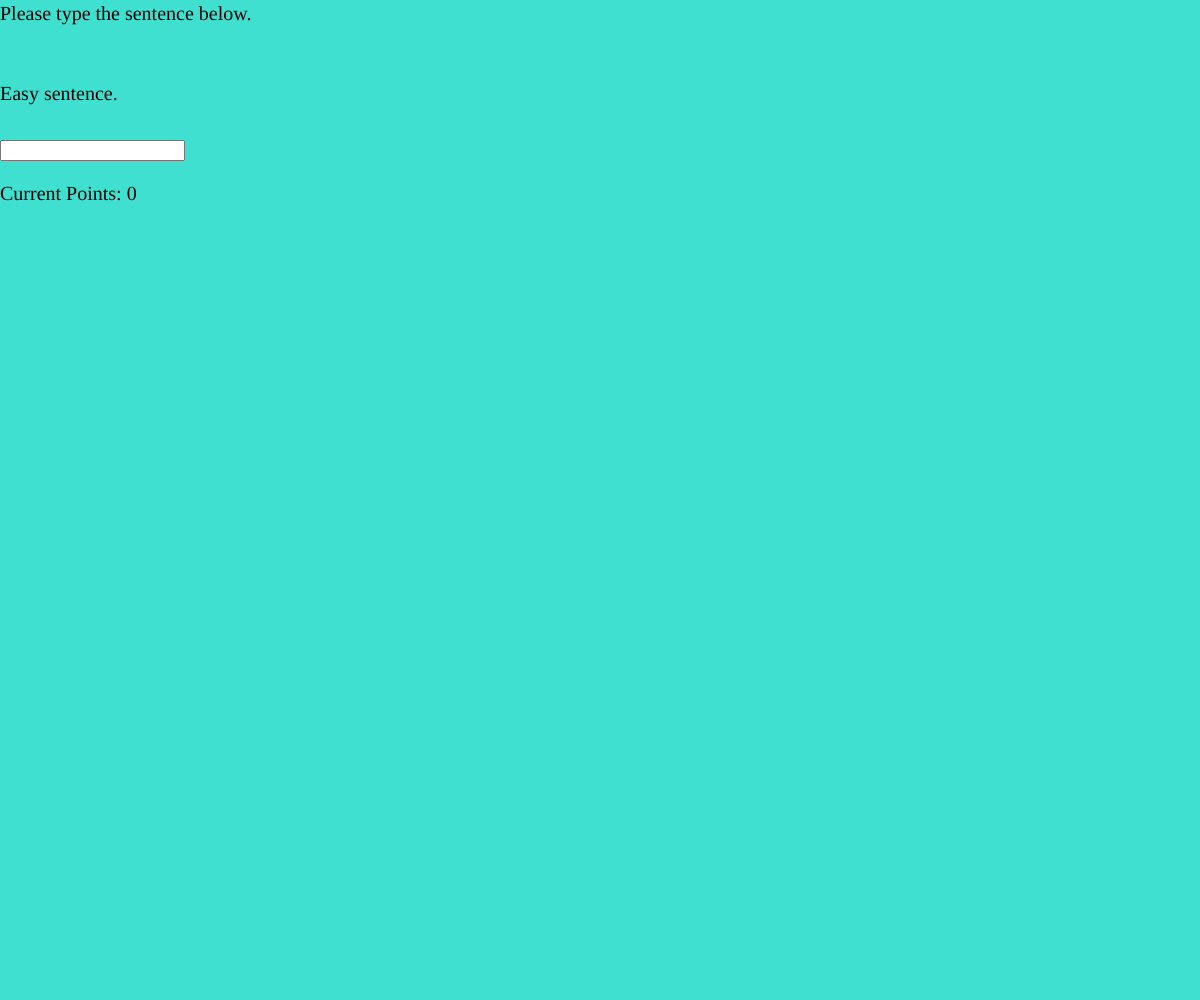
Frame 1 (no input)
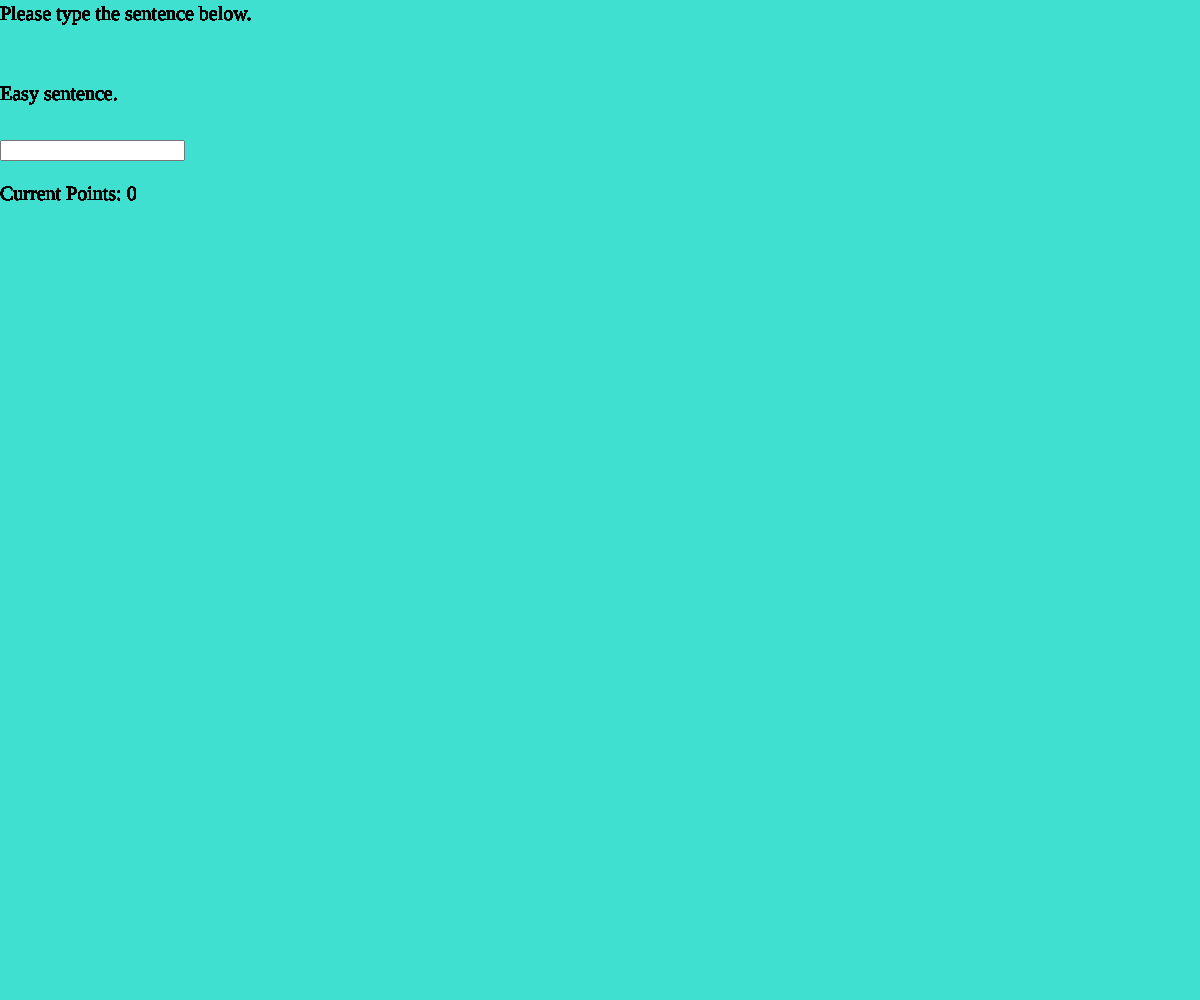
Frame 60 (no input)
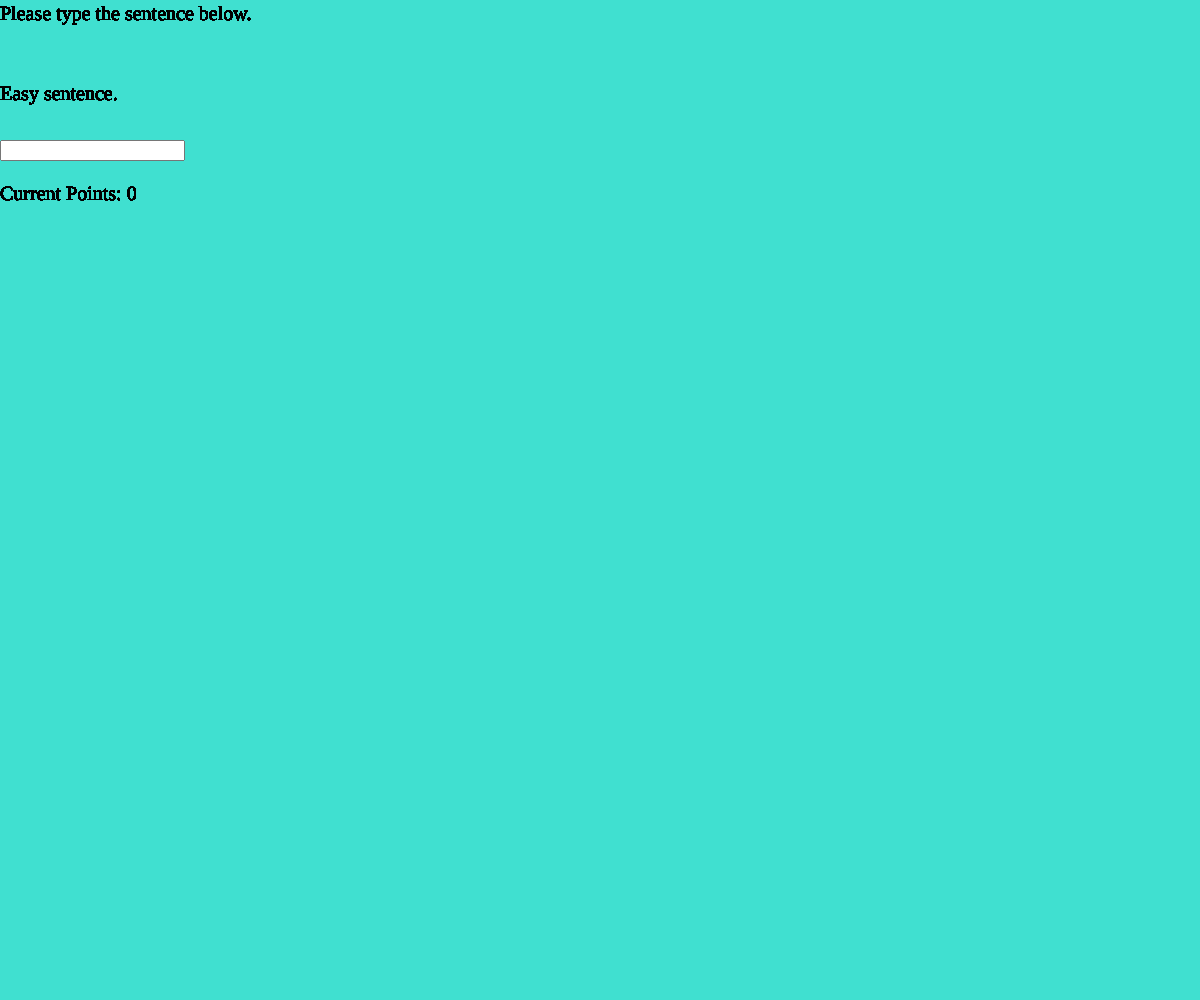
Frame 120 (the mouse pressed at the canvas centre since frame 60)

The p5.js sketch that drew these frames (run headless with seeded random() and noise() and a simulated clock; from frame 60 on, the mouse is pressed at the canvas centre):

// p5.js sketch
// ── sketch.js
 function setup() {
    createCanvas(windowWidth,windowHeight);
    background('turquoise');
    var inp = createInput('', "text"); 
    inp.position(0,140)
    inp.input(myInputEvent);
     
}


var points = 0
var sen1 = "Easy sentence."
var inp;


function draw() {
    fill(0)
    textSize(20)
    textFont("Helvectia")
    text("Please type the sentence below." , 0, 20)
    var sen1 ="Easy sentence."
    text(sen1, 0 , 100)
     text("Current Points: " + points ,  0 ,200)  
   
}

function keyPressed() {
  
  if (keyCode === ENTER) {
      if (inp == sen1) {
          points = points + 10
          alert("lol ur winning bro")
      }
  }
      if (keyCode === ENTER) {
          if (inp != sen1) {
              points = points - 10
          alert("lol ur losing bro")
      }
  }
}




function myInputEvent() {
    console.log('you are typing: ');
} 


// ── typetest.html
<html>
    <head>
        <script src="https://cdnjs.cloudflare.com/ajax/libs/p5.js/0.5.11/p5.js">
        </script>
        <script src="https://cdnjs.cloudflare.com/ajax/libs/p5.js/0.5.11/addons/p5.dom.js">
        </script>
        <script src="sketch.js"></script>
    </head>
    <body>
    </body>
</html>
